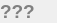
<?xml version="1.0" encoding="UTF-8"?>
<ui version="4.0">
 <class>TemperatureWidget</class>
 <widget class="QWidget" name="TemperatureWidget">
  <property name="enabled">
   <bool>false</bool>
  </property>
  <property name="geometry">
   <rect>
    <x>0</x>
    <y>0</y>
    <width>57</width>
    <height>22</height>
   </rect>
  </property>
  <property name="windowTitle">
   <string>Temperature</string>
  </property>
  <layout class="QHBoxLayout" name="horizontalLayout">
   <property name="spacing">
    <number>0</number>
   </property>
   <property name="leftMargin">
    <number>0</number>
   </property>
   <property name="topMargin">
    <number>0</number>
   </property>
   <property name="rightMargin">
    <number>0</number>
   </property>
   <property name="bottomMargin">
    <number>0</number>
   </property>
   <item>
    <widget class="QLabel" name="temperature">
     <property name="sizePolicy">
      <sizepolicy hsizetype="Minimum" vsizetype="Preferred">
       <horstretch>0</horstretch>
       <verstretch>0</verstretch>
      </sizepolicy>
     </property>
     <property name="minimumSize">
      <size>
       <width>0</width>
       <height>0</height>
      </size>
     </property>
     <property name="palette">
      <palette>
       <active>
        <colorrole role="WindowText">
         <brush brushstyle="SolidPattern">
          <color alpha="255">
           <red>0</red>
           <green>0</green>
           <blue>0</blue>
          </color>
         </brush>
        </colorrole>
        <colorrole role="Text">
         <brush brushstyle="SolidPattern">
          <color alpha="255">
           <red>0</red>
           <green>0</green>
           <blue>0</blue>
          </color>
         </brush>
        </colorrole>
       </active>
       <inactive>
        <colorrole role="WindowText">
         <brush brushstyle="SolidPattern">
          <color alpha="255">
           <red>0</red>
           <green>0</green>
           <blue>0</blue>
          </color>
         </brush>
        </colorrole>
        <colorrole role="Text">
         <brush brushstyle="SolidPattern">
          <color alpha="255">
           <red>0</red>
           <green>0</green>
           <blue>0</blue>
          </color>
         </brush>
        </colorrole>
       </inactive>
       <disabled>
        <colorrole role="WindowText">
         <brush brushstyle="SolidPattern">
          <color alpha="255">
           <red>128</red>
           <green>128</green>
           <blue>128</blue>
          </color>
         </brush>
        </colorrole>
        <colorrole role="Text">
         <brush brushstyle="SolidPattern">
          <color alpha="255">
           <red>128</red>
           <green>128</green>
           <blue>128</blue>
          </color>
         </brush>
        </colorrole>
       </disabled>
      </palette>
     </property>
     <property name="font">
      <font>
       <pointsize>14</pointsize>
       <weight>75</weight>
       <bold>true</bold>
      </font>
     </property>
     <property name="autoFillBackground">
      <bool>false</bool>
     </property>
     <property name="text">
      <string>???</string>
     </property>
     <property name="scaledContents">
      <bool>false</bool>
     </property>
     <property name="alignment">
      <set>Qt::AlignLeading|Qt::AlignLeft|Qt::AlignVCenter</set>
     </property>
    </widget>
   </item>
  </layout>
 </widget>
 <resources/>
 <connections/>
</ui>
